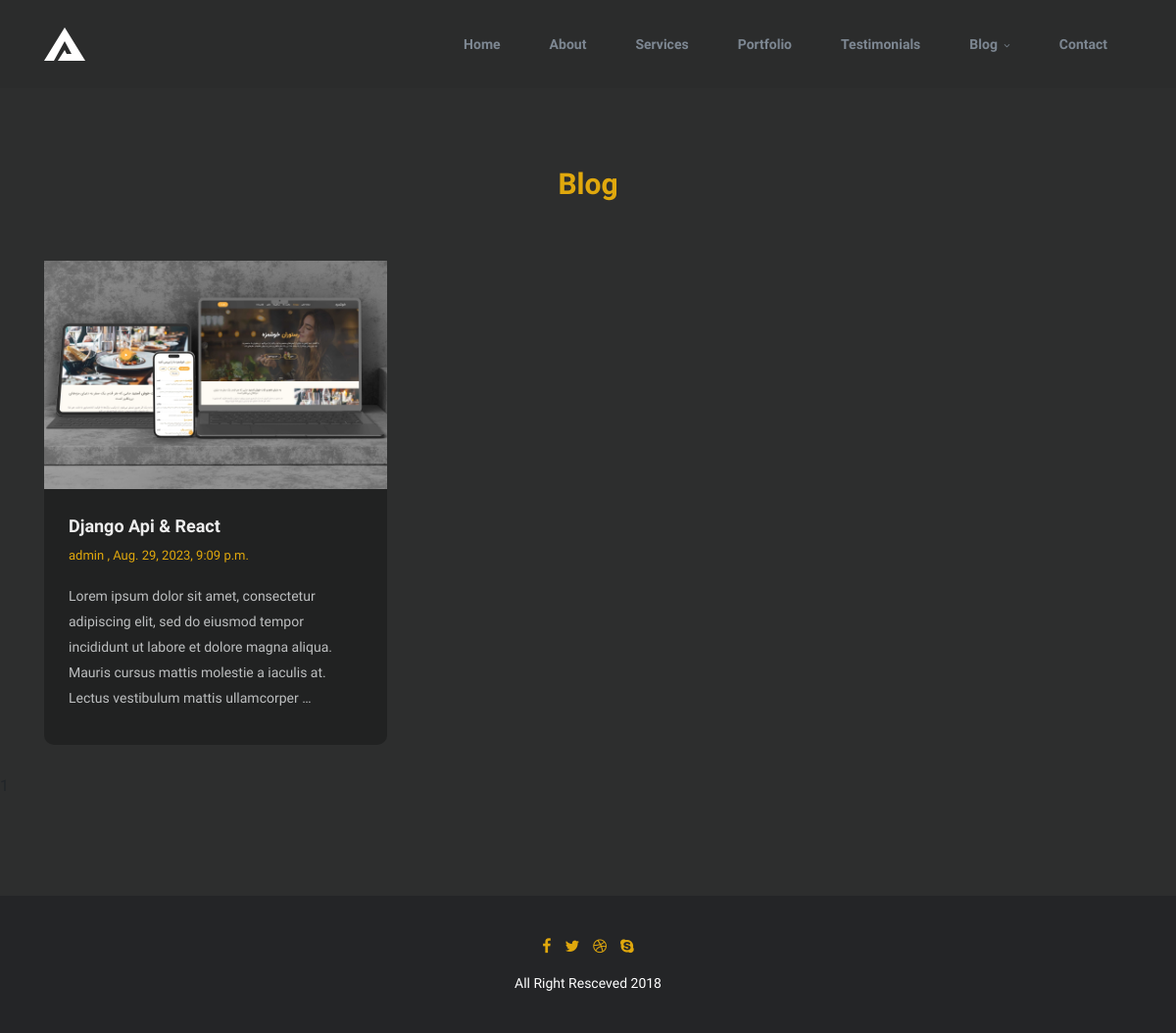
/blog/, run on an earlier commit of the app's database.
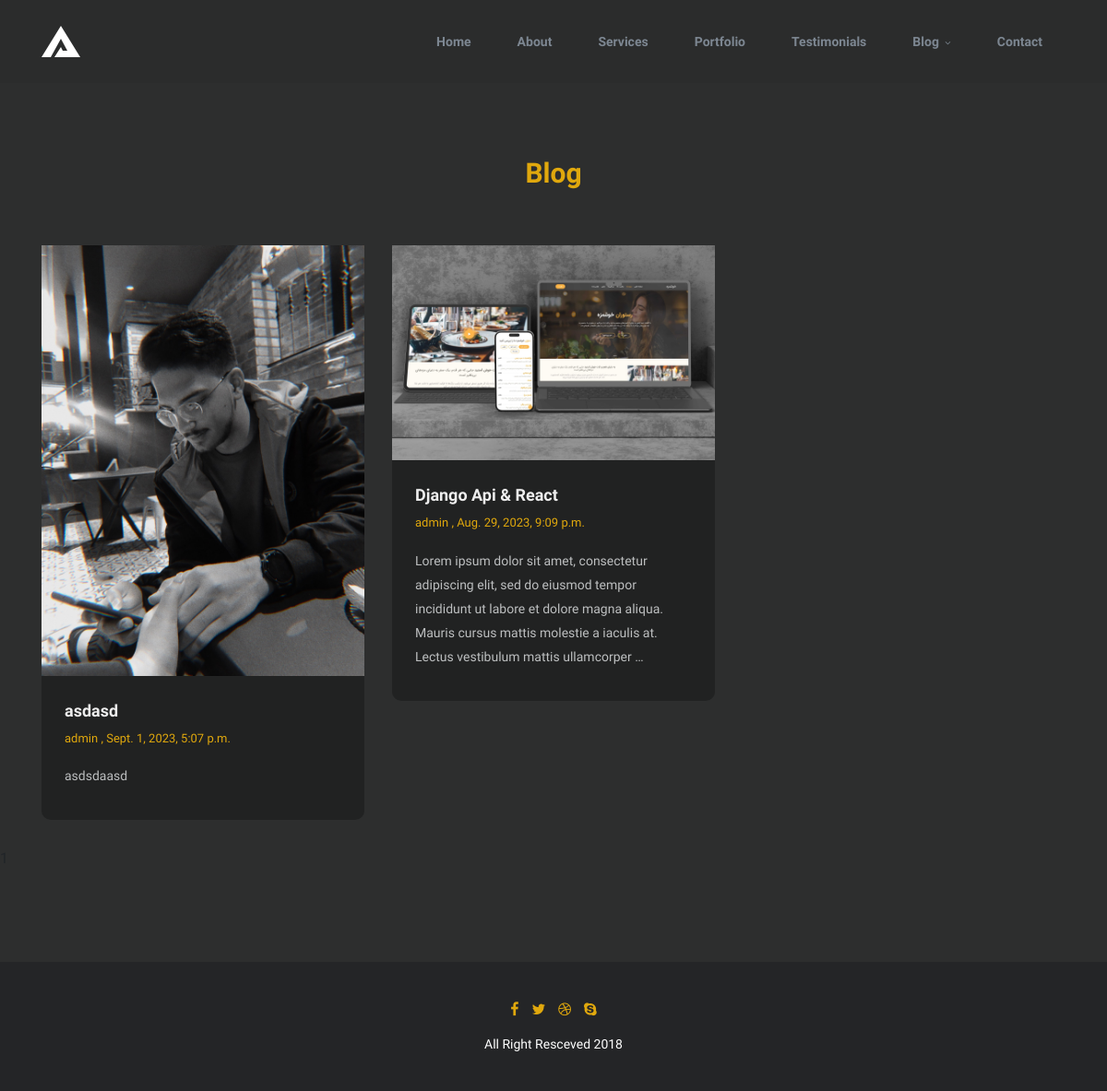
And on a later commit of the database.
### blog/models.py (models this page shows, shortened)
class Article(models.Model):
    author = models.ForeignKey(User, on_delete=models.CASCADE)
    title = models.CharField(max_length=100)
    slug = models.SlugField(unique=True, blank=True)
    body = CKEditor5Field('Text', config_name='extends')
    image = models.ImageField(upload_to="images/articles")
    alt = models.CharField(max_length=100)
    created = models.DateTimeField(auto_now_add=True)
    updated = models.DateTimeField(auto_now=True)
    pub_date = models.DateField(default=timezone.datetime.now())
    description = models.CharField(max_length=500, blank=True, null=True)
    canonical = models.CharField(max_length=500, blank=True, null=True)
    localeOg = models.CharField(max_length=500, blank=True, null=True)
    typeOg = models.CharField(max_length=500, blank=True, null=True)
    titleOg = models.CharField(max_length=500, blank=True, null=True)
    descriptionOg = models.CharField(max_length=500, blank=True, null=True)
    site_name = models.CharField(max_length=500, blank=True, null=True)
    widthOg = models.PositiveIntegerField(blank=True, null=True)
    heightOg = models.PositiveIntegerField(blank=True, null=True)
    class Meta:
        ordering = ('-created',)

### blog/views.py (the view)
# urls.py: path("blog/", views.article_list, name="articles_list"),
def article_list(request):
    articles = Article.objects.all()
    tags = Tags.objects.all()
    page_number = request.GET.get('page')
    paginator = Paginator(articles, 6)
    object_list = paginator.get_page(page_number)
    return render(request, "blog/articles_list.html", {'articles': object_list, 'tags': tags})

### blog/templates/blog/articles_list.html (shortened to what this page needs)
<!DOCTYPE html>
{% load static %}
<html lang="en">
<head>
    <link rel="stylesheet" href="{% static 'css2/plugins/animate.css' %}"/>
    <link rel="stylesheet" href="{% static 'css2/plugins/animated-headlines.css' %}">
    <link rel="stylesheet" href="{% static 'css2/bootstrap.min.css' %}"/>
    <link
            href="https://stackpath.bootstrapcdn.com/font-awesome/4.7.0/css2/font-awesome.min.css"
            rel="stylesheet">
    <link rel="stylesheet" href="{% static 'css2/plugins/animated-headlines.css' %}">
    <link rel="stylesheet" href="{% static 'css2/plugins/magnific-popup.css' %}"/>
    <link rel="stylesheet" href="{% static 'css2/main.css' %}"/>
</head>
<body>
<nav class="navbar navbar-expand-lg navbar-dark bg-dark fixed-top">
    <div class="container">
        <a class="navbar-brand" href="{% url 'home_app:home' %}"><img src="{% static 'img/logo.png' %}" alt=""></a>
        <div class="collapse navbar-collapse" id="navbarNav">
            <ul class="navbar-nav ml-auto">
                <li class="nav-item">
                    <a class="nav-link" href="#slider">Home</a>
                </li>
                <li class="nav-item">
                    <a class="nav-link" href="#about">About</a>
                </li>
                <li class="nav-item">
                    <a class="nav-link" href="#services">Services</a>
                </li>
                <li class="nav-item">
                    <a class="nav-link" href="#portfolio">Portfolio</a>
                </li>
                <li class="nav-item">
                    <a class="nav-link" href="#testimonials">Testimonials</a>
                </li>
                <li class="nav-item dropdown">
                    <a
                            class="nav-link "
                            href="#"
                            id="navbarDropdown"
                            role="button"
                            data-toggle="dropdown"
                            aria-haspopup="true"
                            aria-expanded="false">
                        Blog
                        <span class="fa fa-angle-down"></span>
                    </a>
                </li>
                <li class="nav-item">
                    <a class="nav-link" href="#contact">Contact</a>
                </li>
            </ul>
        </div>
    </div>
</nav>
<section class="blog" id="blog">
    <div class="container">
        <h2 class="text-center">Blog</h2>
        <div class="row">
            {% for blog in articles %}
                <div class="co-md-6 col-lg-4">
                    <div class="box">
                        <div class="image">
                            <img src="{{ blog.image.url }}" alt="{{blog.alt}}">
                        </div>
                        <div class="text">
                            <h3><a href="{% url 'blog:articles_detail' blog.slug %}">{{ blog.title }}</a></h3>
                            <h4>{{ blog.author }} , {{ blog.created }}</h4>
                            <p> {{ blog.body|truncatewords:30|safe }} </p>
                        </div>
                    </div>
                </div>
            {% endfor %}
        </div>
    </div>
    <span>{{ articles.number }}</span>
</section>
<footer class="footer text-center">
    <div class="social-icons">
        <span class="fa fa-facebook" aria-hidden="true"></span>
        <span class="fa fa-twitter" aria-hidden="true"></span>
        <span class="fa fa-dribbble" aria-hidden="true"></span>
        <span class="fa fa-skype" aria-hidden="true"></span>
    </div>
    <p>All Right Resceved 2018</p>
</footer>
</body>
</html>

### static/css2/main.css (style rules this page uses)
body { font-family: 'Muli', sans-serif; }
.navbar { background: #2b2c2c !important; padding: 25px 0; }
.navbar .nav-item { font-size: 14px; font-weight: 600; margin: 0 20px; }
.navbar .nav-item .nav-link { color: #7d8792; }
.navbar .navbar-nav .dropdown span { font-size: 10px; margin-left: 3px; }
.blog { padding: 170px 0 100px 0; background: #2d2e2e; }
.blog h2 { font-size: 30px; font-weight: 800; color: #e0a80d; margin-bottom: 60px; }
.blog .box { border-radius: 10px; background: #212222; margin-bottom: 30px; }
.blog .box .image { position: relative; }
.blog .box .image img { width: 100%; }
.blog .box .text { padding: 25px; }
.blog .box h3 a { font-size: 18px; line-height: 25px; font-weight: 700; color: #eee; margin-bottom: 25px; margin-top: 30px; text-decoration: none; }
.blog .box h4 { font-size: 13px; font-weight: 300; color: #e0a80d; margin-bottom: 20px; margin-top: 10px; }
.blog .box p { font-size: 14px; font-weight: 400; color: #bdbfc0; line-height: 26px; }
.footer { padding: 40px 0; background: #242527; }
.footer .social-icons span { color: #e0a80d; padding: 0 5px; }
.footer p { color: #ffffff; font-size: 14px; font-weight: 300; margin: 0; margin-top: 15px; }

What changed in the data, as far as the page shows it:
added Article: image (picture), title "asdasd", author "admin", created "Sept. 1, 2023, 5:07 p.m.", body "asdsdaasd"
